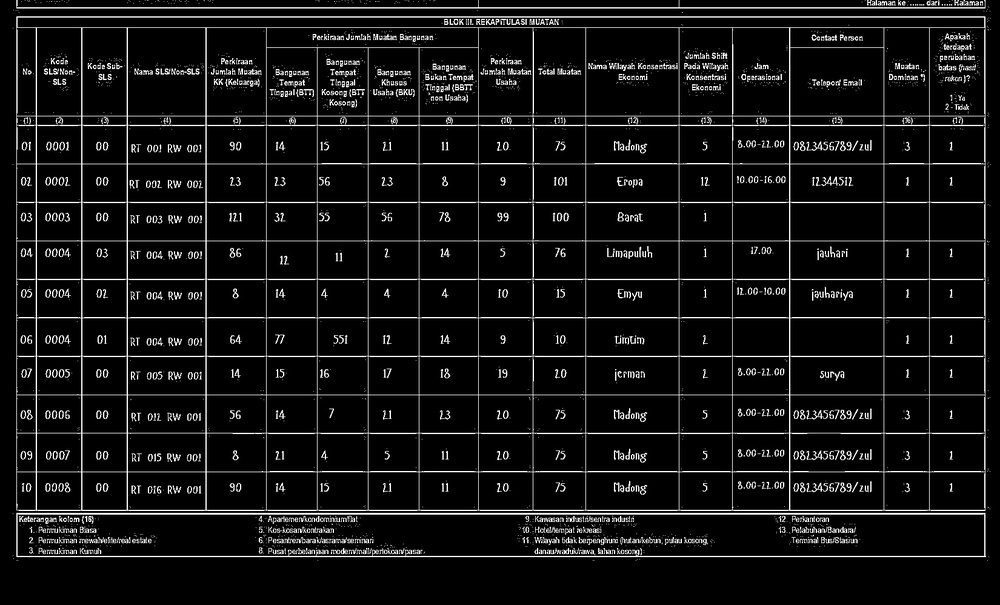
#> input picture experiments/results/stage3_blok3_final.jpg, 1000 x 605 px, shrunk from 1650 x 998 before the run
$ python visualize_row4_cells.py
#> lines starting #> are read from the running program, lines starting #| are printed output that depends on the picture; after the words box and inside, x2 and y2 are one past the last pixel; in counts of white or black regions, pixels touching at a corner belong together
### experiments/stage4_cell_segmentation/test_hybrid_segmentation.py
"""
Test Stage 4: Cell Segmentation with Hybrid Approach

Hybrid Method:
1. Detect header row with Tesseract (get column positions)
2. Detect horizontal lines (get row positions)
3. Create grid from detected positions
4. Extract cells

Fast (~1s) + Accurate for fixed templates!
"""

import sys
import time
from pathlib import Path
import cv2
import numpy as np

# Add project root to path
project_root = Path(__file__).parent.parent.parent
sys.path.insert(0, str(project_root))


def detect_horizontal_lines(image: np.ndarray, min_line_length: int = 100) -> list:
    """
    Detect horizontal lines in table using morphological operations

    Returns list of y-coordinates for horizontal lines
    """
    # Convert to grayscale if needed
    if len(image.shape) == 3:
        gray = cv2.cvtColor(image, cv2.COLOR_BGR2GRAY)
    else:
        gray = image.copy()

    # Invert if needed (lines should be black)
    if np.mean(gray) > 127:
        gray = cv2.bitwise_not(gray)

    # Horizontal kernel
    horizontal_kernel = cv2.getStructuringElement(cv2.MORPH_RECT, (min_line_length, 1))

    # Detect horizontal lines
    horizontal_lines = cv2.morphologyEx(gray, cv2.MORPH_OPEN, horizontal_kernel, iterations=2)

    # Find contours
    contours, _ = cv2.findContours(horizontal_lines, cv2.RETR_EXTERNAL, cv2.CHAIN_APPROX_SIMPLE)

    # Extract y-coordinates
    y_positions = []
    for contour in contours:
        x, y, w, h = cv2.boundingRect(contour)
        if w > min_line_length:  # Filter short lines
            y_positions.append(y)

    # Sort and remove duplicates
    y_positions = sorted(set(y_positions))

    return y_positions


def detect_vertical_lines(image: np.ndarray, min_line_length: int = 50) -> list:
    """
    Detect vertical lines in table using morphological operations

    Returns list of x-coordinates for vertical lines
    """
    # Convert to grayscale if needed
    if len(image.shape) == 3:
        gray = cv2.cvtColor(image, cv2.COLOR_BGR2GRAY)
    else:
        gray = image.copy()

    # Invert if needed (lines should be black)
    if np.mean(gray) > 127:
        gray = cv2.bitwise_not(gray)

    # Vertical kernel
    vertical_kernel = cv2.getStructuringElement(cv2.MORPH_RECT, (1, min_line_length))

    # Detect vertical lines
    vertical_lines = cv2.morphologyEx(gray, cv2.MORPH_OPEN, vertical_kernel, iterations=2)

    # Find contours
    contours, _ = cv2.findContours(vertical_lines, cv2.RETR_EXTERNAL, cv2.CHAIN_APPROX_SIMPLE)

    # Extract x-coordinates
    x_positions = []
    for contour in contours:
        x, y, w, h = cv2.boundingRect(contour)
        if h > min_line_length:  # Filter short lines
            x_positions.append(x)

    # Sort and remove duplicates
    x_positions = sorted(set(x_positions))

    return x_positions


def extract_cells_from_grid(image: np.ndarray, row_lines: list, col_lines: list, margin: int = 5):
    """
    Extract cells based on detected grid lines

    Args:
        image: Table image
        row_lines: Y-coordinates of horizontal lines
        col_lines: X-coordinates of vertical lines
        margin: Margin to avoid borders (pixels)

    Returns:
        Dictionary of {(row, col): cell_image}
    """
    cells = {}

    # Create cells from grid
    for row_idx in range(len(row_lines) - 1):
        y1 = row_lines[row_idx]
        y2 = row_lines[row_idx + 1]

        for col_idx in range(len(col_lines) - 1):
            x1 = col_lines[col_idx]
            x2 = col_lines[col_idx + 1]

            # Add margin to avoid borders
            cell = image[y1+margin:y2-margin, x1+margin:x2-margin]

            # Only save non-empty cells
            if cell.size > 0:
                cells[(row_idx, col_idx)] = cell

    return cells


# [152 lines left out: function test_hybrid_segmentation, not called in this run]


# [3 lines that do not run on import are left out]

### experiments/stage5_ocr/visualize_row4_cells.py
"""
Visualize Cell Mapping for Row 4

Show how cells are detected and extracted in row 4
"""

import sys
from pathlib import Path
import cv2
import numpy as np

# Add project root to path
project_root = Path(__file__).parent.parent.parent
sys.path.insert(0, str(project_root))

# Import from previous stages
from experiments.stage4_cell_segmentation.test_hybrid_segmentation import (
    detect_horizontal_lines,
    detect_vertical_lines,
    extract_cells_from_grid
)

# Import column schema
from src.models.table_schema import COLUMN_HEADERS


def visualize_row4_cells():
    """Visualize cell mapping for row 4"""

    print('='*70)
    print('CELL MAPPING VISUALIZATION - ROW 4')
    print('='*70)

    # Load image
    print('\n[1] Loading table image...')
    image_path = project_root / 'experiments' / 'results' / 'stage3_blok3_final.jpg'

    if not image_path.exists():
        print(f'  X ERROR: {image_path} not found')
        return False

    image = cv2.imread(str(image_path))
#> image is the input picture: shape (605, 1000, 3); min 0, max 255, mean 19.7
    print(f'  OK Image: {image.shape}')
#|   OK Image: (605, 1000, 3)

    # Extract cells
    print('\n[2] Extracting cells...')
    h_lines = detect_horizontal_lines(image, min_line_length=image.shape[1] // 3)
#> in detect_horizontal_lines, `horizontal_lines = cv2.morphologyEx(gray, cv2.MORPH_OPEN, horizontal_k..`:
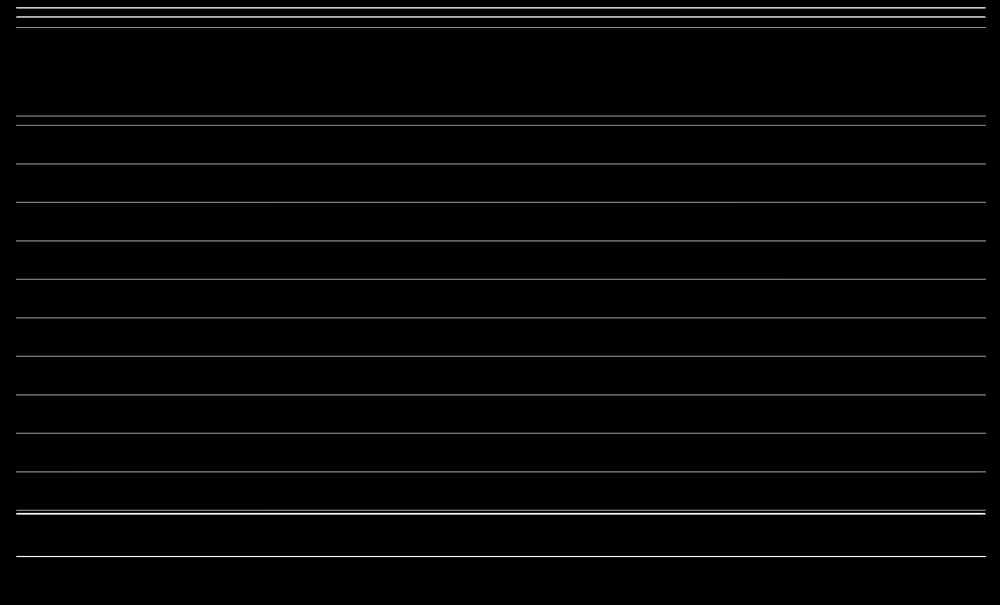
#> horizontal_lines: shape (605, 1000); min 0, max 249, mean 5.6
#> in detect_horizontal_lines, `contours, _ = cv2.findContours(horizontal_lines, cv2.RETR_EXTERNAL, cv..`: contours = 21 contours, 5 with area under 20; largest, box (x1, y1, x2, y2) and area: (12, 555, 991, 558) 1951, (8, 512, 988, 515) 1941, (16, 509, 991, 511) 972, (16, 115, 990, 117) 970, (16, 317, 989, 319) 970
#> the loop in detect_horizontal_lines, `for contour in contours:` made 21 passes
#> (contour, x, y, w, h) on passes 4, 5, 6, 7, 8, 10: ([[202, 474], [985, 474]], 202, 474, 784, 1), ([[16, 471], [16, 472], [985, 472], [985, 471]], 16, 471, 970, 2), ([[16, 432], [16, 433], [985, 433], [985, 432]], 16, 432, 970, 2), ([[16, 394], [16, 395], [985, 395], [985, 394]], 16, 394, 970, 2), ([[16, 355], [16, 356], [985, 356], [985, 355]], 16, 355, 970, 2), ([[16, 278], [16, 279], [985, 279], [985, 278]], 16, 278, 970, 2)
#> after the loop in detect_horizontal_lines, `for contour in contours:`: y_positions = [555, 512, 509, 474, 471, 432, 394, 355, 317, 278, 240, 238, 201, 163, 124, 115, 27, 16, 14, 10, 7]
#> in detect_horizontal_lines, `y_positions = sorted(set(y_positions))`: y_positions = [7, 10, 14, 16, 27, 115, 124, 163, 201, 238, 240, 278, 317, 355, 394, 432, 471, 474, 509, 512, 555]
#> h_lines has the same summary as y_positions in detect_horizontal_lines
    v_lines = detect_vertical_lines(image, min_line_length=image.shape[0] // 5)
#> in detect_vertical_lines, `vertical_lines = cv2.morphologyEx(gray, cv2.MORPH_OPEN, vertical_kerne..`:
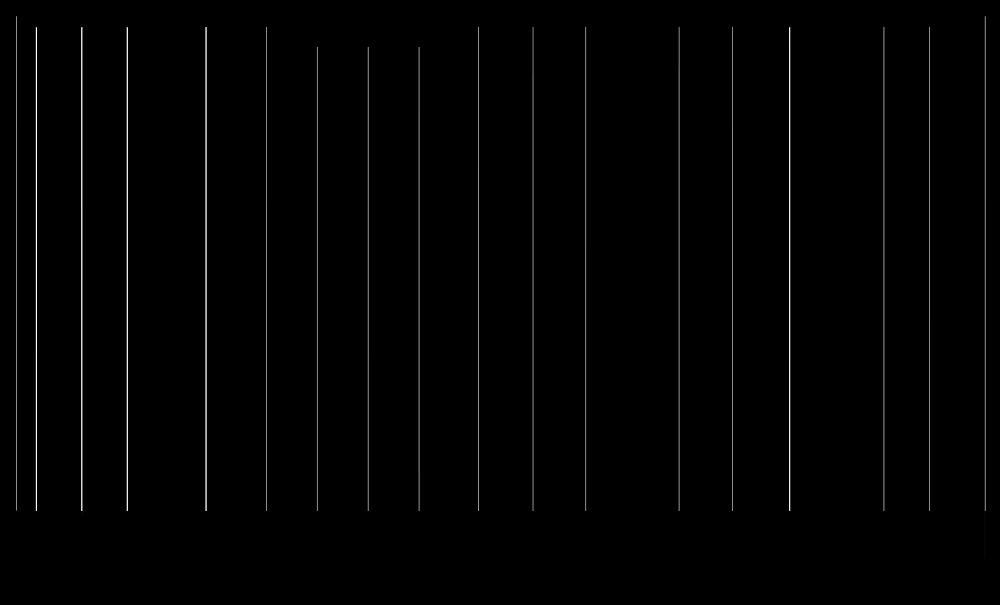
#> vertical_lines: shape (605, 1000); min 0, max 250, mean 2.8
#> in detect_vertical_lines, `contours, _ = cv2.findContours(vertical_lines, cv2.RETR_EXTERNAL, cv2...`: contours = 20 contours, 7 with area under 20; largest, box (x1, y1, x2, y2) and area: (984, 16, 986, 561) 544, (789, 25, 791, 517) 488, (883, 24, 885, 515) 486, (585, 25, 587, 511) 484, (678, 25, 680, 515) 484
#> the loop in detect_vertical_lines, `for contour in contours:` made 20 passes
#> (contour, x, y, w, h) on passes 1, 2, 6, 7, 8, 11: ([[792, 149], [792, 411]], 792, 149, 1, 263), ([[418, 47], [418, 510], [419, 510], [419, 47]], 418, 47, 2, 464), ([[532, 26], [532, 510], [533, 510], [533, 27]], 532, 26, 2, 485), ([[478, 26], [478, 514]], 478, 26, 1, 489), ([[929, 25], [929, 514]], 929, 25, 1, 490), ([[585, 25], [585, 510], [586, 510], [586, 26]], 585, 25, 2, 486)
#> after the loop in detect_vertical_lines, `for contour in contours:`: x_positions = [792, 418, 316, 367, 81, 532, 478, 929, 789, 678, 585, 266, 205, 126, 35, 883, 732, 984, 14, 16]
#> in detect_vertical_lines, `x_positions = sorted(set(x_positions))`: x_positions = [14, 16, 35, 81, 126, 205, 266, 316, 367, 418, 478, 532, 585, 678, 732, 789, 792, 883, 929, 984]
#> v_lines has the same summary as x_positions in detect_vertical_lines
    cells = extract_cells_from_grid(image, h_lines, v_lines, margin=5)
#> the loop in extract_cells_from_grid, `for row_idx in range(len(row_lines) - 1):` made 20 passes
#> (y1, y2) on passes 1 to 8: (7, 10), (10, 14), (14, 16), (16, 27), (27, 115), (115, 124), (124, 163), (163, 201)
#> after the loop in extract_cells_from_grid, `for row_idx in range(len(row_lines) - 1):`: cells = 221 items
#> cells = 221 items
    print(f'  OK {len(cells)} cells extracted')
#|   OK 221 cells extracted

    # Filter row 4 cells
    print('\n[3] Filtering row 4 cells...')
    row4_cells = {(row, col): img for (row, col), img in cells.items() if row == 4}
#> row4_cells = 17 items
    print(f'  OK Found {len(row4_cells)} cells in row 4')
#|   OK Found 17 cells in row 4

    # Create output directory
    results_dir = project_root / 'experiments' / 'results' / 'row4_cells'
    results_dir.mkdir(exist_ok=True)

    # Save individual cells
    print('\n[4] Saving individual cell images...')
    for (row, col), cell_img in sorted(row4_cells.items(), key=lambda x: x[0][1]):
        col_name = COLUMN_HEADERS[col] if col < len(COLUMN_HEADERS) else f'Col{col}'
        filename = f'row4_col{col:02d}_{col_name.replace(" ", "_")}.jpg'
        output_path = results_dir / filename

        cv2.imwrite(str(output_path), cell_img)
        h, w = cell_img.shape[:2]
        print(f'  ✓ Cell (4, {col:2d}) - {col_name:20s} - Size: {w}x{h}px - {filename}')
#> this loop made 17 passes
#> (col, col_name, filename, w) on passes 1, 2, 3, 5, 6, 7: (1, 'Kode Kab/Kota SLS', 'row4_col01_Kode_Kab/Kota_SLS.jpg', 9), (2, 'Kode Kec', 'row4_col02_Kode_Kec.jpg', 36), (3, 'Nama SLS/Non-SLS', 'row4_col03_Nama_SLS/Non-SLS.jpg', 35), (5, 'BTT', 'row4_col05_BTT.jpg', 51), (6, 'BTT Kosong', 'row4_col06_BTT_Kosong.jpg', 40), (7, 'BKU', 'row4_col07_BKU.jpg', 41)
#> (printed output is left out)
#> pass 2, in visualize_row4_cells, `cv2.imwrite(str(output_path), cell_img)`:
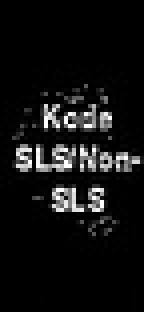
#> saved as row4_col02_Kode_Kec.jpg: shape (78, 36, 3) (shown 4 times larger); min 0, max 255, mean 17.3

    # Create grid visualization
    print('\n[5] Creating grid visualization...')

    # Draw grid on original image
    vis_image = image.copy()

    # Draw all horizontal lines
    for y in h_lines:
        cv2.line(vis_image, (0, y), (vis_image.shape[1], y), (0, 255, 0), 2)
#> this loop made 21 passes
#> y on passes 1 to 8: 7, 10, 14, 16, 27, 115, 124, 163
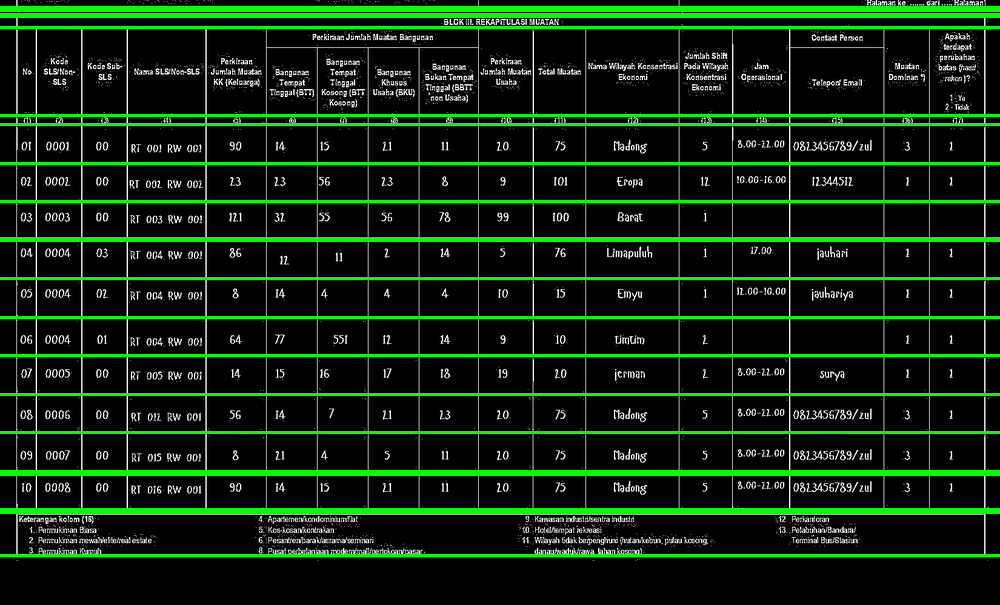
#> vis_image: shape (605, 1000, 3); 10.08% of pixels changed, all inside (x1, y1, x2, y2) = (0, 6, 1000, 557)

    # Draw all vertical lines
    for x in v_lines:
        cv2.line(vis_image, (x, 0), (x, vis_image.shape[0]), (255, 0, 0), 2)
#> this loop made 20 passes
#> x on passes 1 to 8: 14, 16, 35, 81, 126, 205, 266, 316
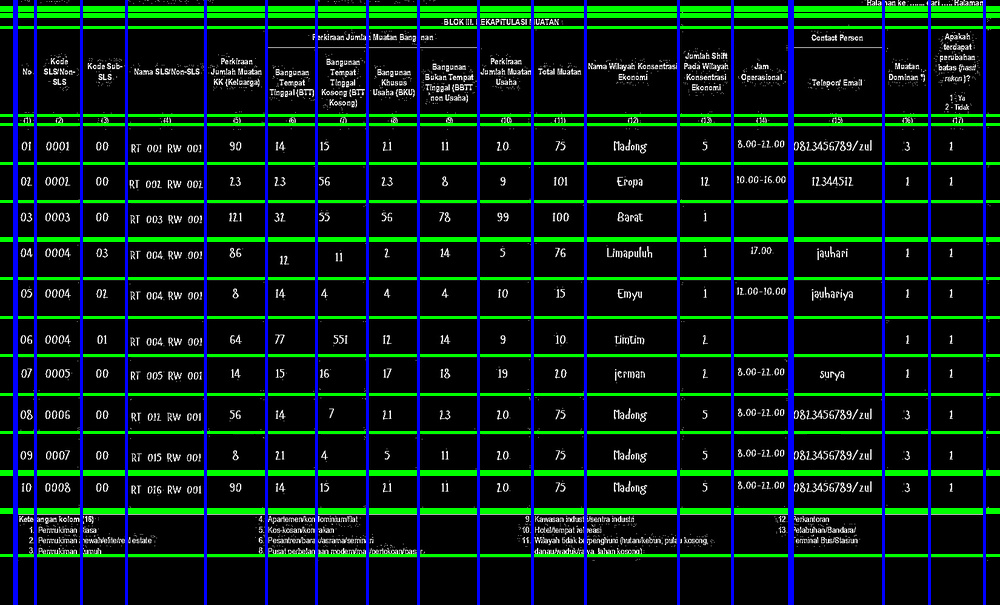
#> vis_image: shape (605, 1000, 3); 5.9% of pixels changed, all inside (x1, y1, x2, y2) = (13, 0, 986, 605)

    # Highlight row 4 with thicker red lines
    if len(h_lines) > 4:
        # Top border of row 4
        y_top = h_lines[4]
#> y_top = 27
        cv2.line(vis_image, (0, y_top), (vis_image.shape[1], y_top), (0, 0, 255), 4)

        # Bottom border of row 4
        if len(h_lines) > 5:
            y_bottom = h_lines[5]
#> y_bottom = 115
            cv2.line(vis_image, (0, y_bottom), (vis_image.shape[1], y_bottom), (0, 0, 255), 4)

            # Add text label
            cv2.putText(vis_image, 'ROW 4', (10, y_top + 30),
                       cv2.FONT_HERSHEY_SIMPLEX, 1.2, (0, 0, 255), 3)
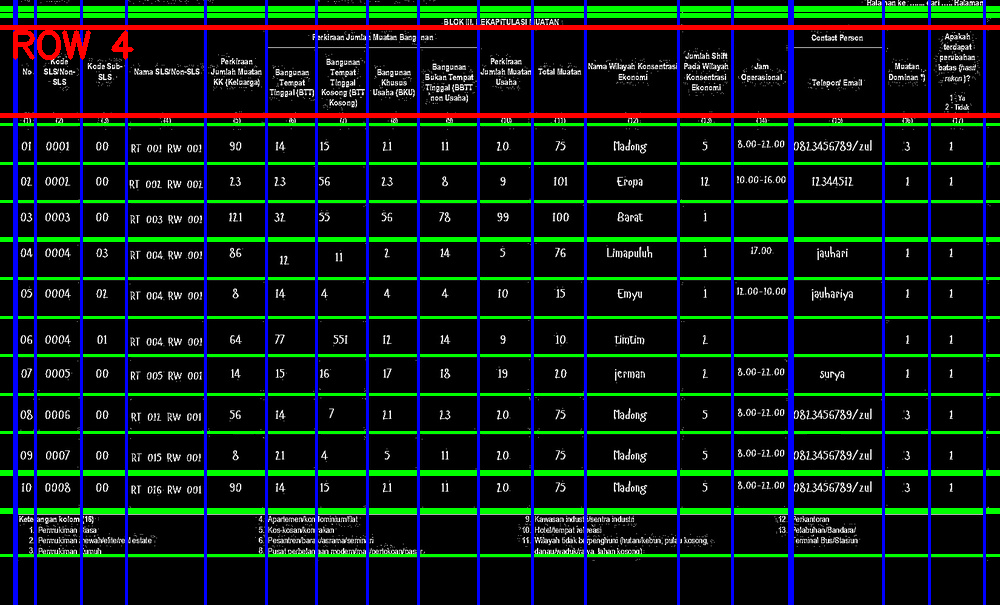
#> vis_image: shape (605, 1000, 3); mean B, G, R 23.5, 30.6, 13.6

    # Save grid visualization
    grid_path = results_dir / 'row4_grid_visualization.jpg'
    cv2.imwrite(str(grid_path), vis_image)
    print(f'  ✓ Grid visualization saved: {grid_path.name}')

    # Create cell montage (all cells in one image)
    print('\n[6] Creating cell montage...')

    # Get cells in order
    sorted_cells = sorted(row4_cells.items(), key=lambda x: x[0][1])
#> sorted_cells = 17 items

    if sorted_cells:
        # Calculate montage dimensions
        max_height = max(img.shape[0] for _, img in sorted_cells)
#> max_height = 78
        total_width = sum(img.shape[1] for _, img in sorted_cells)
#> total_width = 795

        # Create blank canvas
        montage = np.ones((max_height + 60, total_width, 3), dtype=np.uint8) * 255

        # Paste cells
        x_offset = 0
        for (row, col), cell_img in sorted_cells:
            h, w = cell_img.shape[:2]

            # Paste cell
            montage[30:30+h, x_offset:x_offset+w] = cell_img

            # Add column label
            col_name = COLUMN_HEADERS[col] if col < len(COLUMN_HEADERS) else f'C{col}'
            label = f'{col}'
            cv2.putText(montage, label, (x_offset + 5, 20),
                       cv2.FONT_HERSHEY_SIMPLEX, 0.5, (0, 0, 255), 1)

            # Draw separator
            cv2.line(montage, (x_offset, 0), (x_offset, max_height + 60), (200, 200, 200), 1)

            x_offset += w
#> this loop made 17 passes
#> (col, w, col_name, label, x_offset) on passes 1 to 8: (1, 9, 'Kode Kab/Kota SLS', '1', 9), (2, 36, 'Kode Kec', '2', 45), (3, 35, 'Nama SLS/Non-SLS', '3', 80), (4, 69, 'Perkiraan Jumlah Muatan KK', '4', 149), (5, 51, 'BTT', '5', 200), (6, 40, 'BTT Kosong', '6', 240), (7, 41, 'BKU', '7', 281), (8, 41, 'BBTT non Usaha', '8', 322)
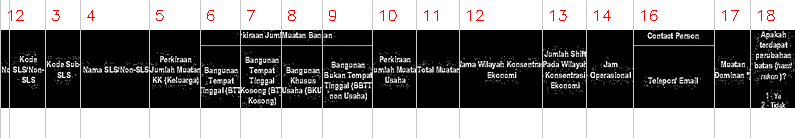
#> montage: shape (138, 795, 3); mean of channels 0, 1, 2 123.2, 123.2, 124.5; drawn as B, G, R
#> after the loop, x_offset = 795

        montage_path = results_dir / 'row4_montage.jpg'
        cv2.imwrite(str(montage_path), montage)
        print(f'  ✓ Montage saved: {montage_path.name}')

    # Print cell mapping details
    print('\n[7] Cell Mapping Details for Row 4:')
    print('='*70)
    print(f'{"Col":<5} {"Column Name":<25} {"Width":<8} {"Height":<8} {"Pixels":<10}')
    print('-'*70)

    for (row, col), cell_img in sorted(row4_cells.items(), key=lambda x: x[0][1]):
        col_name = COLUMN_HEADERS[col] if col < len(COLUMN_HEADERS) else f'Column {col}'
        h, w = cell_img.shape[:2]
        pixels = h * w
        print(f'{col:<5} {col_name:<25} {w:<8} {h:<8} {pixels:<10,}')
#> this loop made 17 passes
#> (col, col_name, w, pixels) on passes 1 to 8: (1, 'Kode Kab/Kota SLS', 9, 702), (2, 'Kode Kec', 36, 2808), (3, 'Nama SLS/Non-SLS', 35, 2730), (4, 'Perkiraan Jumlah Muatan KK', 69, 5382), (5, 'BTT', 51, 3978), (6, 'BTT Kosong', 40, 3120), (7, 'BKU', 41, 3198), (8, 'BBTT non Usaha', 41, 3198)
#> (printed output is left out)

    print('='*70)
    print(f'\nAll row 4 cells saved to: {results_dir}')
    print('Files created:')
    print(f'  - {len(row4_cells)} individual cell images')
#|   - 17 individual cell images
    print(f'  - 1 grid visualization')
    print(f'  - 1 montage (all cells combined)')
    print('='*70)

    return True


if __name__ == '__main__':
    success = visualize_row4_cells()
    sys.exit(0 if success else 1)
#> (the program exits here)
